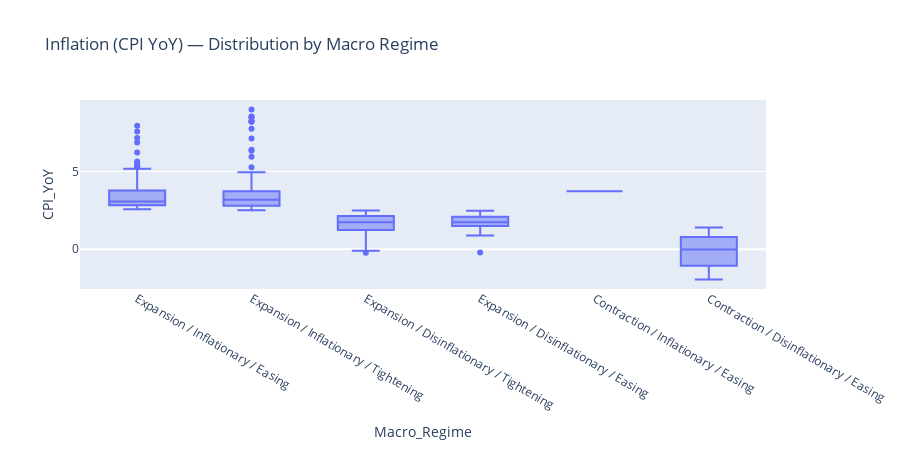
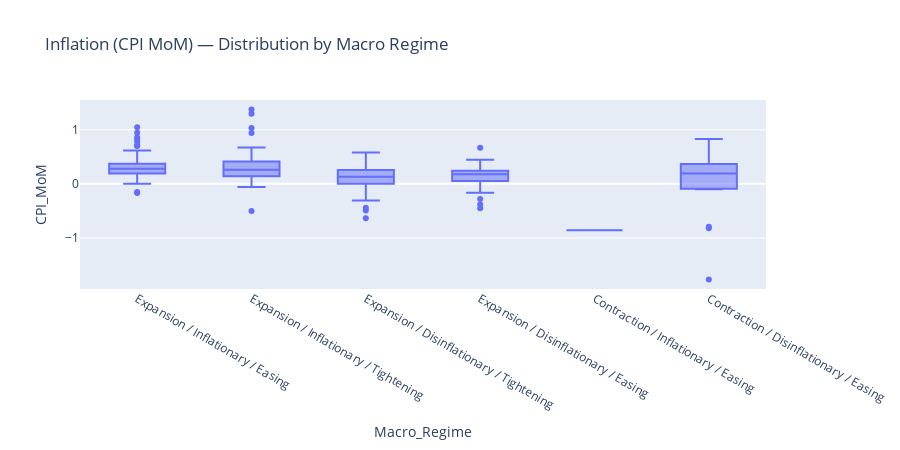
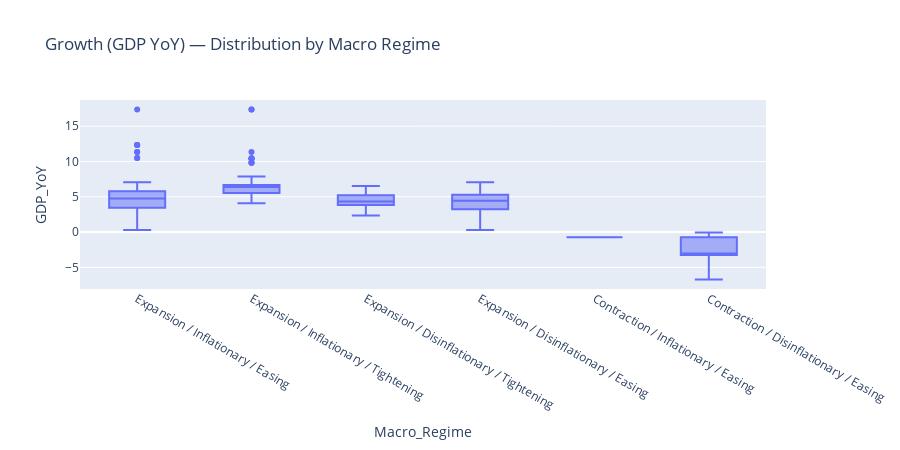
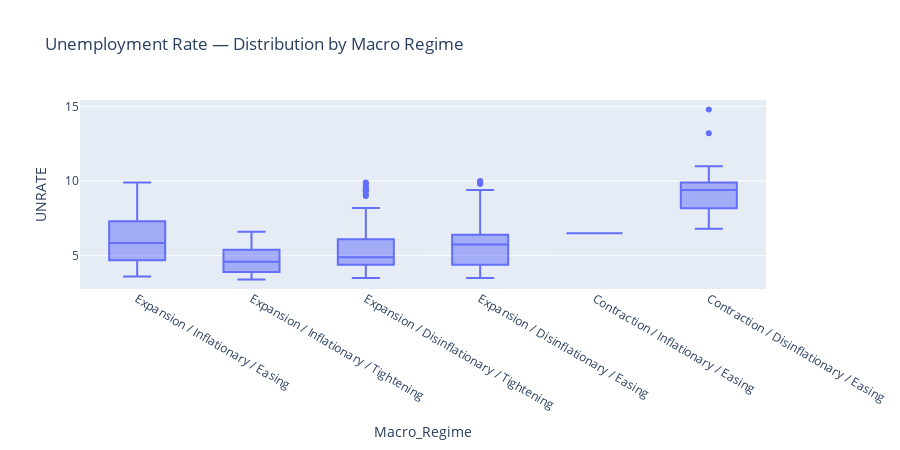

Notebook source saved alongside these figures, in order:
### Code cell
# Distribution Charts (by macro regime)

for name, meta in METRICS.items():
    col = meta["column"]

    tmp = dash[[col, "Macro_Regime"]].dropna().copy()
    tmp[col] = pd.to_numeric(tmp[col], errors="coerce")
    tmp = tmp.dropna()

    fig = px.box(
        tmp,
        x="Macro_Regime",
        y=col,
        points="outliers",
        title=f"{name} — Distribution by Macro Regime",
    )
    fig.update_layout(height=450)
    fig.show()

### Figure 1 — Plotly figure (JSON) as saved in the notebook; plotly's stock layout.template omitted (floating-point values rounded to 4 significant figures; data arrays with more than 128 entries replaced by an {"elided": "..."} marker saying what was removed)
{"data": [{"alignmentgroup": "True", "boxpoints": "outliers", "hovertemplate": "Macro_Regime=%{x}<br>CPI_YoY=%{y}<extra></extra>", "legendgroup": "", "marker": {"color": "#636efa"}, "name": "", "notched": false, "offsetgroup": "", "orientation": "v", "showlegend": false, "type": "box", "x": {"elided": "419 str values"}, "x0": " ", "xaxis": "x", "y": {"elided": "419 float values"}, "y0": " ", "yaxis": "y"}], "layout": {"boxmode": "group", "height": 450, "legend": {"tracegroupgap": 0}, "title": {"text": "Inflation (CPI YoY) — Distribution by Macro Regime"}, "xaxis": {"anchor": "y", "domain": [0, 1], "title": {"text": "Macro_Regime"}}, "yaxis": {"anchor": "x", "domain": [0, 1], "title": {"text": "CPI_YoY"}}}}

### Figure 2 — Plotly figure (JSON) as saved in the notebook; plotly's stock layout.template omitted (floating-point values rounded to 4 significant figures; data arrays with more than 128 entries replaced by an {"elided": "..."} marker saying what was removed)
{"data": [{"alignmentgroup": "True", "boxpoints": "outliers", "hovertemplate": "Macro_Regime=%{x}<br>CPI_MoM=%{y}<extra></extra>", "legendgroup": "", "marker": {"color": "#636efa"}, "name": "", "notched": false, "offsetgroup": "", "orientation": "v", "showlegend": false, "type": "box", "x": {"elided": "419 str values"}, "x0": " ", "xaxis": "x", "y": {"elided": "419 float values"}, "y0": " ", "yaxis": "y"}], "layout": {"boxmode": "group", "height": 450, "legend": {"tracegroupgap": 0}, "title": {"text": "Inflation (CPI MoM) — Distribution by Macro Regime"}, "xaxis": {"anchor": "y", "domain": [0, 1], "title": {"text": "Macro_Regime"}}, "yaxis": {"anchor": "x", "domain": [0, 1], "title": {"text": "CPI_MoM"}}}}

### Figure 3 — Plotly figure (JSON) as saved in the notebook; plotly's stock layout.template omitted (floating-point values rounded to 4 significant figures; data arrays with more than 128 entries replaced by an {"elided": "..."} marker saying what was removed)
{"data": [{"alignmentgroup": "True", "boxpoints": "outliers", "hovertemplate": "Macro_Regime=%{x}<br>GDP_YoY=%{y}<extra></extra>", "legendgroup": "", "marker": {"color": "#636efa"}, "name": "", "notched": false, "offsetgroup": "", "orientation": "v", "showlegend": false, "type": "box", "x": {"elided": "419 str values"}, "x0": " ", "xaxis": "x", "y": {"elided": "419 float values"}, "y0": " ", "yaxis": "y"}], "layout": {"boxmode": "group", "height": 450, "legend": {"tracegroupgap": 0}, "title": {"text": "Growth (GDP YoY) — Distribution by Macro Regime"}, "xaxis": {"anchor": "y", "domain": [0, 1], "title": {"text": "Macro_Regime"}}, "yaxis": {"anchor": "x", "domain": [0, 1], "title": {"text": "GDP_YoY"}}}}

### Figure 4 — Plotly figure (JSON) as saved in the notebook; plotly's stock layout.template omitted (floating-point values rounded to 4 significant figures; data arrays with more than 128 entries replaced by an {"elided": "..."} marker saying what was removed)
{"data": [{"alignmentgroup": "True", "boxpoints": "outliers", "hovertemplate": "Macro_Regime=%{x}<br>UNRATE=%{y}<extra></extra>", "legendgroup": "", "marker": {"color": "#636efa"}, "name": "", "notched": false, "offsetgroup": "", "orientation": "v", "showlegend": false, "type": "box", "x": {"elided": "419 str values"}, "x0": " ", "xaxis": "x", "y": {"elided": "419 float values"}, "y0": " ", "yaxis": "y"}], "layout": {"boxmode": "group", "height": 450, "legend": {"tracegroupgap": 0}, "title": {"text": "Unemployment Rate — Distribution by Macro Regime"}, "xaxis": {"anchor": "y", "domain": [0, 1], "title": {"text": "Macro_Regime"}}, "yaxis": {"anchor": "x", "domain": [0, 1], "title": {"text": "UNRATE"}}}}
